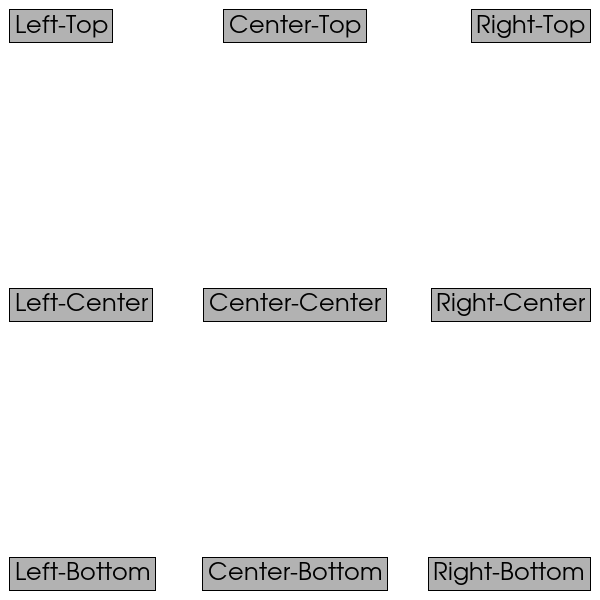

The script that drew this image:
#!/usr/bin/env python

# Test vtkBlockItem with various horizontal and vertical alignment options.

import vtkmodules.vtkInteractionStyle  # noqa: F401
import vtkmodules.vtkRenderingFreeType  # noqa: F401
import vtkmodules.vtkRenderingOpenGL2  # noqa: F401
import vtkmodules.vtkRenderingContextOpenGL2  # noqa: F401

from vtkmodules.vtkRenderingContext2D import vtkBlockItem, vtkContextActor
from vtkmodules.vtkRenderingCore import (
    vtkRenderWindow,
    vtkRenderWindowInteractor,
    vtkRenderer,
)

# Block items
left_top = vtkBlockItem()
left_top.SetLabel("Left-Top")
left_top.SetHorizontalAlignment(vtkBlockItem.LEFT)
left_top.SetVerticalAlignment(vtkBlockItem.TOP)
left_top.SetAutoComputeDimensions(True)
left_top.GetBrush().SetColorF(0.7, 0.7, 0.7)

left_center = vtkBlockItem()
left_center.SetLabel("Left-Center")
left_center.SetHorizontalAlignment(vtkBlockItem.LEFT)
left_center.SetVerticalAlignment(vtkBlockItem.CENTER)
left_center.SetAutoComputeDimensions(True)
left_center.GetBrush().SetColorF(0.7, 0.7, 0.7)

left_bottom = vtkBlockItem()
left_bottom.SetLabel("Left-Bottom")
left_bottom.SetHorizontalAlignment(vtkBlockItem.LEFT)
left_bottom.SetVerticalAlignment(vtkBlockItem.BOTTOM)
left_bottom.SetAutoComputeDimensions(True)
left_bottom.GetBrush().SetColorF(0.7, 0.7, 0.7)

right_top = vtkBlockItem()
right_top.SetLabel("Right-Top")
right_top.SetHorizontalAlignment(vtkBlockItem.RIGHT)
right_top.SetVerticalAlignment(vtkBlockItem.TOP)
right_top.SetAutoComputeDimensions(True)
right_top.GetBrush().SetColorF(0.7, 0.7, 0.7)

right_center = vtkBlockItem()
right_center.SetLabel("Right-Center")
right_center.SetHorizontalAlignment(vtkBlockItem.RIGHT)
right_center.SetVerticalAlignment(vtkBlockItem.CENTER)
right_center.SetAutoComputeDimensions(True)
right_center.GetBrush().SetColorF(0.7, 0.7, 0.7)

right_bottom = vtkBlockItem()
right_bottom.SetLabel("Right-Bottom")
right_bottom.SetHorizontalAlignment(vtkBlockItem.RIGHT)
right_bottom.SetVerticalAlignment(vtkBlockItem.BOTTOM)
right_bottom.SetAutoComputeDimensions(True)
right_bottom.GetBrush().SetColorF(0.7, 0.7, 0.7)

center_top = vtkBlockItem()
center_top.SetLabel("Center-Top")
center_top.SetHorizontalAlignment(vtkBlockItem.CENTER)
center_top.SetVerticalAlignment(vtkBlockItem.TOP)
center_top.SetAutoComputeDimensions(True)
center_top.GetBrush().SetColorF(0.7, 0.7, 0.7)

center_center = vtkBlockItem()
center_center.SetLabel("Center-Center")
center_center.SetHorizontalAlignment(vtkBlockItem.CENTER)
center_center.SetVerticalAlignment(vtkBlockItem.CENTER)
center_center.SetAutoComputeDimensions(True)
center_center.GetBrush().SetColorF(0.7, 0.7, 0.7)

center_bottom = vtkBlockItem()
center_bottom.SetLabel("Center-Bottom")
center_bottom.SetHorizontalAlignment(vtkBlockItem.CENTER)
center_bottom.SetVerticalAlignment(vtkBlockItem.BOTTOM)
center_bottom.SetAutoComputeDimensions(True)
center_bottom.GetBrush().SetColorF(0.7, 0.7, 0.7)

# Renderer
renderer = vtkRenderer()
renderer.SetBackground(1.0, 1.0, 1.0)

# Render window
render_window = vtkRenderWindow()
render_window.AddRenderer(renderer)
render_window.SetWindowName("block item")
render_window.SetMultiSamples(0)
render_window.SetSize(600, 600)

# Interactor
interactor = vtkRenderWindowInteractor()
interactor.SetRenderWindow(render_window)

# Scene
context_actor = vtkContextActor()
scene = context_actor.GetScene()
scene.SetRenderer(renderer)
scene.AddItem(left_top)
scene.AddItem(left_center)
scene.AddItem(left_bottom)
scene.AddItem(right_top)
scene.AddItem(right_center)
scene.AddItem(right_bottom)
scene.AddItem(center_top)
scene.AddItem(center_center)
scene.AddItem(center_bottom)
scene.SetUseBufferId(False)
renderer.AddActor(context_actor)

interactor.Initialize()
interactor.Start()
